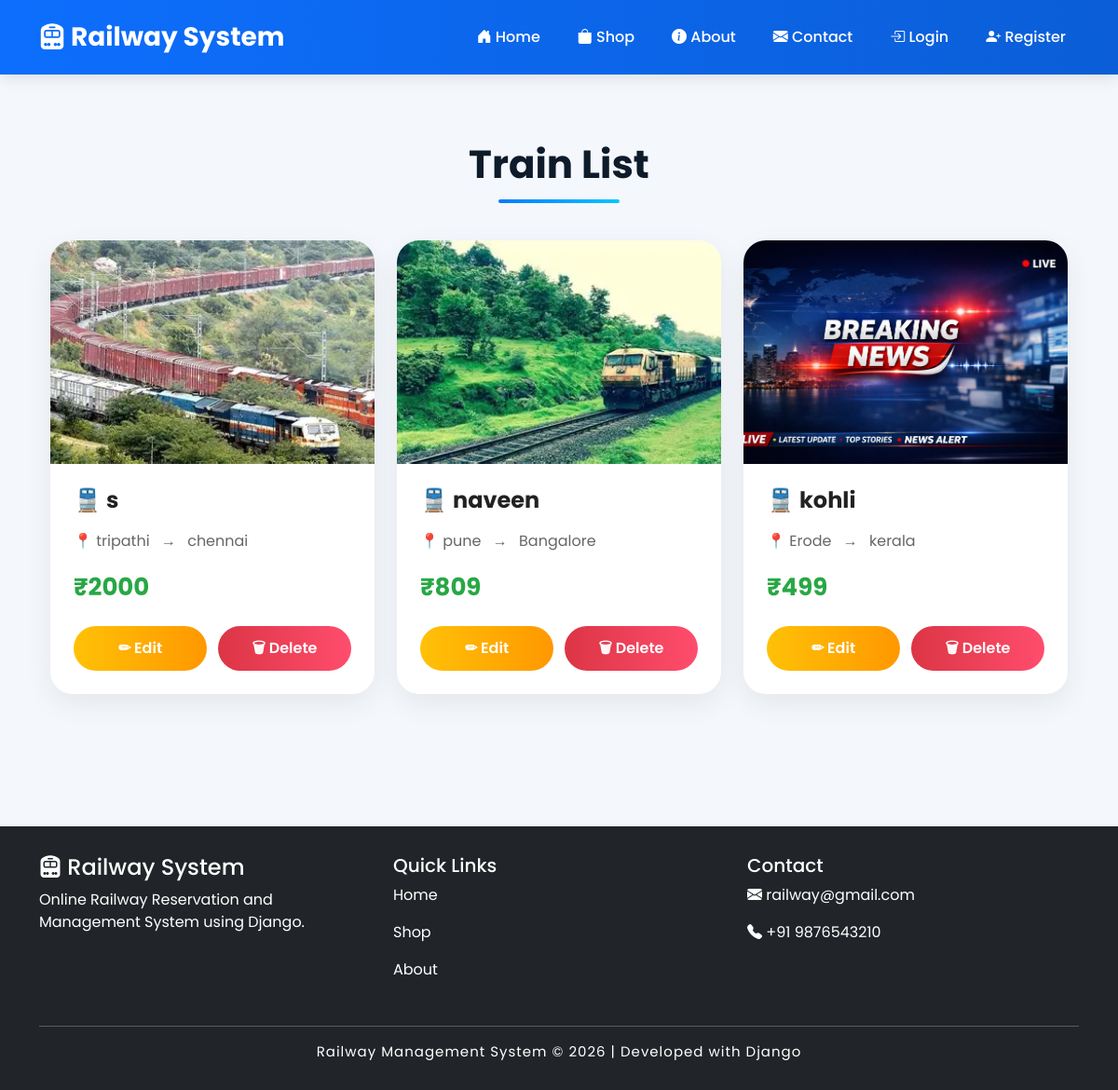
The page /train-list/ on the database its author committed.
### apps/models.py (models this page shows, shortened)
class Train(models.Model):
    category = models.ForeignKey(
        Category,
        on_delete=models.CASCADE
    )
    subcategory = models.ForeignKey(
        SubCategory,
        on_delete=models.CASCADE
    )
    name = models.CharField(max_length=200)
    from_place = models.CharField(max_length=200)
    to_place = models.CharField(max_length=200)
    description = models.TextField()
    price = models.IntegerField()
    image = models.ImageField(upload_to='trains/')
    available_seats = models.IntegerField()
    date = models.DateField()
    time = models.TimeField()
    created_at = models.DateTimeField(auto_now_add=True)

### apps/views.py (the view)
def train_list(request):
    trains = Train.objects.all().order_by('-id')
    return render(request,
                  'train_list.html',
                  {'trains': trains})

### apps/templates/TRAIN_LIST.HTML (shortened to what this page needs)
{% extends 'base.html' %}
{% block content %}
<div class="container py-5">
    <h2 class="trainlist-title">
        Train List
    </h2>
    <div class="row">
        {% for train in trains %}
        <div class="col-lg-4 col-md-6 mb-4">
            <div class="card train-card">
                <img src="{{ train.image.url }}">
                <div class="card-body">
                    <h4 class="train-name">
                        🚆 {{ train.name }}
                    </h4>
                    <p class="train-route">
                        📍 {{ train.from_place }}
                        <span class="mx-2">
                            →
                        </span>
                        {{ train.to_place }}
                    </p>
                    <p class="train-price">
                        ₹{{ train.price }}
                    </p>
                    <div class="action-buttons">
                        <a href="{% url 'edit_train' train.id %}"
                           class="edit-btn">
                            ✏ Edit
                        </a>
                        <a href="{% url 'delete_train' train.id %}"
                           class="delete-btn">
                            🗑 Delete
                        </a>
                    </div>
                </div>
            </div>
        </div>
        {% endfor %}
    </div>
</div>
{% endblock %}

### apps/templates/BASE.HTML (shortened to what this page needs)
{% load static %}
<!DOCTYPE html>
<html lang="en">
<head>
    <link href="https://cdn.jsdelivr.net/npm/bootstrap@5.3.0/dist/css/bootstrap.min.css" rel="stylesheet">
    <link rel="stylesheet"
          href="https://cdn.jsdelivr.net/npm/bootstrap-icons@1.11.3/font/bootstrap-icons.min.css">
</head>
<body>
<nav class="navbar navbar-expand-lg navbar-dark">
    <div class="container">
        <a class="navbar-brand" href="/">
            <i class="bi bi-train-front-fill"></i>
            Railway System
        </a>
        <div class="collapse navbar-collapse" id="menu">
            <ul class="navbar-nav ms-auto align-items-lg-center">
                <li class="nav-item">
                    <a class="nav-link" href="/">
                        <i class="bi bi-house-door-fill"></i>
                        Home
                    </a>
                </li>
                <li class="nav-item">
                    <a class="nav-link" href="/shop/">
                        <i class="bi bi-bag-fill"></i>
                        Shop
                    </a>
                </li>
                <li class="nav-item">
                    <a class="nav-link" href="/about/">
                        <i class="bi bi-info-circle-fill"></i>
                        About
                    </a>
                </li>
                <li class="nav-item">
                    <a class="nav-link" href="/contact/">
                        <i class="bi bi-envelope-fill"></i>
                        Contact
                    </a>
                </li>
                {% if user.is_authenticated %}
                <li class="nav-item">
                    <a class="nav-link" href="/dashboard/">
                        <i class="bi bi-speedometer2"></i>
                        Dashboard
                    </a>
                </li>
                {% if user.is_superuser %}
                <li class="nav-item dropdown">
                    <a class="nav-link dropdown-toggle"
                       href="#"
                       role="button"
                       data-bs-toggle="dropdown">
                        <i class="bi bi-person-gear"></i>
                        Admin Panel
                    </a>
                    <ul class="dropdown-menu dropdown-menu-end">
                        <li>
                            <a class="dropdown-item" href="/admin-dashboard/">
                                <i class="bi bi-grid-fill"></i>
                                Admin Dashboard
                            </a>
                        </li>
                        <li>
                            <a class="dropdown-item" href="/add-train/">
                                <i class="bi bi-plus-circle-fill"></i>
                                Add Train
                            </a>
                        </li>
                        <!-- <li>
                            <!-- <a class="dropdown-item" href="/view-bookings/">
                                <i class="bi bi-ticket-detailed-fill"></i>
                                View Bookings -->
                         -->
                        <!-- <li>
                            <a class="dropdown-item" href="/reports/">
                                <i class="bi bi-bar-chart-fill"></i>
                                Reports
                            </a>
                        </li> -->
                    </ul>
                </li>
                {% endif %}
                <li class="nav-item">
                    <a class="nav-link" href="/logout/">
                        <i class="bi bi-box-arrow-right"></i>
                        Logout
                    </a>
                </li>
                {% else %}
                <li class="nav-item">
                    <a class="nav-link" href="/login/">
                        <i class="bi bi-box-arrow-in-right"></i>
                        Login
                    </a>
                </li>
                <li class="nav-item">
                    <a class="nav-link" href="/register/">
                        <i class="bi bi-person-plus-fill"></i>
                        Register
                    </a>
                </li>
                {% endif %}
            </ul>
        </div>
    </div>
</nav>
<div class="container mt-4">
    {% block content %}
    {% endblock %}
</div>
<footer>
    <div class="container">
        <div class="row">
            <div class="col-md-4 mb-3">
                <h4>
                    <i class="bi bi-train-front-fill"></i>
                    Railway System
                </h4>
                <p>
                    Online Railway Reservation and Management System using Django.
                </p>
            </div>
            <div class="col-md-4 mb-3">
                <h5>Quick Links</h5>
                <p>
                    <a href="/" class="text-white text-decoration-none">
                        Home
                    </a>
                </p>
                <p>
                    <a href="/shop/" class="text-white text-decoration-none">
                        Shop
                    </a>
                </p>
                <p>
                    <a href="/about/" class="text-white text-decoration-none">
                        About
                    </a>
                </p>
            </div>
            <div class="col-md-4 mb-3">
                <h5>Contact</h5>
                <p>
                    <i class="bi bi-envelope-fill"></i>
                    railway@gmail.com
                </p>
                <p>
                    <i class="bi bi-telephone-fill"></i>
                    +91 9876543210
                </p>
            </div>
        </div>
        <hr class="bg-light">
        <div class="footer-text">
            Railway Management System © 2026 | Developed with Django
        </div>
    </div>
</footer>
</body>
</html>

### apps/templates/BASE.HTML (style rules this page uses)
* { margin:0; padding:0; box-sizing:border-box; }
body { background:#f4f6f9; font-family:'Poppins',sans-serif; }
.navbar { background:linear-gradient(90deg,#0d6efd,#0b5ed7); padding:14px 0; box-shadow:0 4px 15px rgba(0,0,0,0.1); }
.navbar-brand { font-size:28px; font-weight:700; color:white !important; }
.navbar-nav .nav-link { color:white !important; font-weight:500; margin-left:12px; transition:0.3s; border-radius:8px; padding:8px 14px !important; }
.card { border:none; border-radius:18px; overflow:hidden; box-shadow:0 5px 15px rgba(0,0,0,0.08); transition:0.3s; }
footer { background:#212529; color:white; margin-top:70px; padding:30px 0; }
.footer-text { text-align:center; font-size:15px; letter-spacing:1px; }

### apps/templates/TRAIN_LIST.HTML (style rules this page uses)
body { background:#f4f7fc; font-family:'Poppins',sans-serif; }
.trainlist-title { font-size:42px; font-weight:700; text-align:center; color:#0d1b2a; margin-bottom:40px; position:relative; }
.trainlist-title::after { content:''; width:130px; height:4px; background:linear-gradient(to right,#007bff,#00c6ff); display:block; margin:12px auto 0; border-radius:20px; }
.train-card { border:none; border-radius:24px; overflow:hidden; background:white; box-shadow:0 10px 30px rgba(0,0,0,0.07); transition:0.4s; height:100%; }
.train-card img { width:100%; height:240px; object-fit:cover; transition:0.5s; }
.train-card .card-body { padding:25px; }
.train-name { font-size:24px; font-weight:700; color:#222; margin-bottom:15px; }
.train-route { font-size:16px; color:#666; margin-bottom:15px; line-height:1.8; }
.train-price { font-size:26px; font-weight:700; color:#28a745; margin-bottom:22px; }
.action-buttons { display:flex; gap:12px; }
.edit-btn, .delete-btn { flex:1; text-align:center; padding:12px 0; border-radius:50px; text-decoration:none; font-weight:600; transition:0.3s; color:white; }
.edit-btn { background:linear-gradient(to right,#ffc107,#ff9800); }
.delete-btn { background:linear-gradient(to right,#dc3545,#ff4d6d); }

### rows shown on the page
Train: image (picture), name "s", from_place "tripathi", to_place "chennai", price "2000"
Train: image (picture), name "naveen", from_place "pune", to_place "Bangalore", price "809"
Train: image (picture), name "kohli", from_place "Erode", to_place "kerala", price "499"
